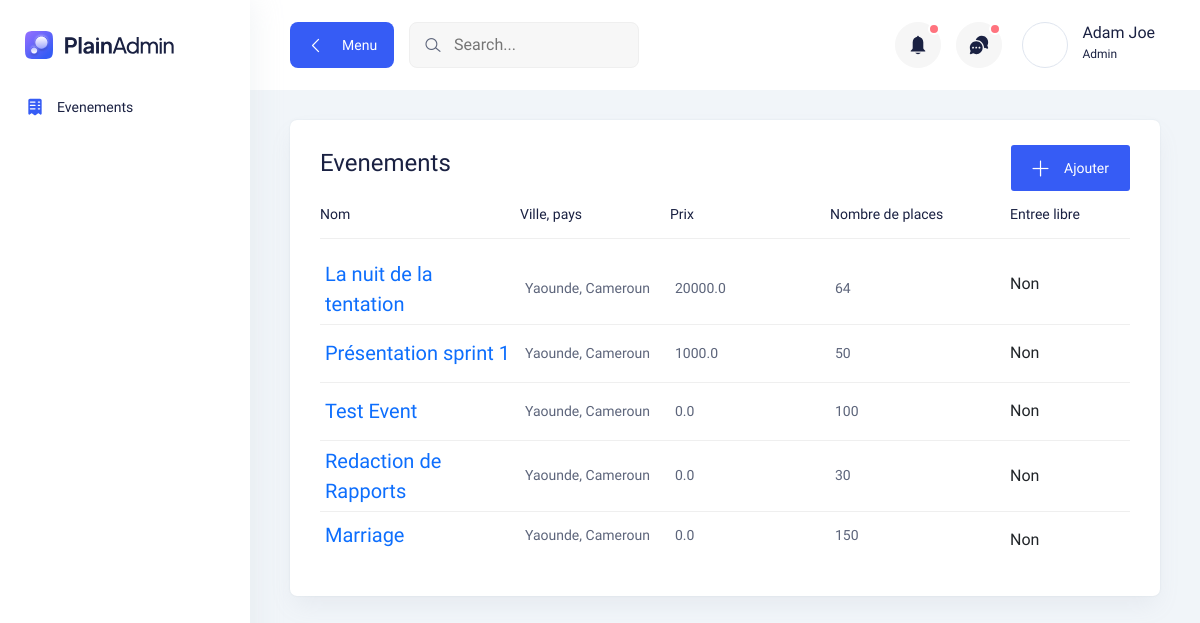
/events/, run on an earlier commit of the app's database.
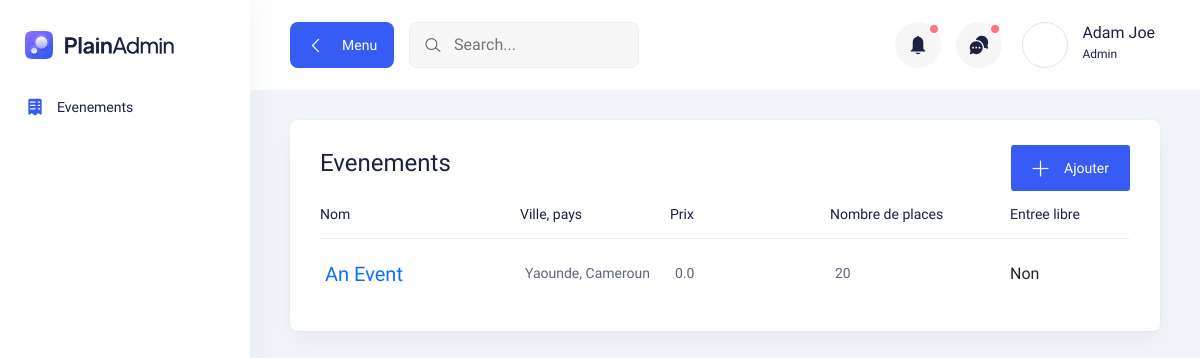
And on a later commit of the database.
### main/models.py (models this page shows, shortened)
class Evenement(models.Model):
    EVENT_TYPES = [
        ("pres", _("Presentiel")),
        ("online", _("En ligne"))
    ]
    EVENT_CATEGORIES = [
        ("marriage", _("Marriage")),
        ("seminar", _("Seminaire")),
        ("workshop", _("Atelier")),
        ("meeting", _("Meeting")),
    ]
    nom = models.CharField(max_length=100)
    ville = models.CharField(max_length=100, default="Yaounde")
    pays = models.CharField(max_length=100, default="Cameroun")
    lieu = models.TextField()
    nombres_de_places = models.IntegerField(null=True, blank=True)
    rempli = models.BooleanField(default=False) # this is True when the event is sold out
    prix = models.FloatField(default=0)
    entree_gratuit = models.BooleanField(default=False)
    description = models.TextField(null=True, blank=True)
    categorie = models.CharField(default="marriage", choices=EVENT_CATEGORIES, max_length=20)
    type =models.CharField(default="pres", choices=EVENT_TYPES, max_length=10)
    organisateur = models.CharField(max_length=50, null=True, blank=True)
    contact = models.CharField(max_length=100, blank=True, null=True, verbose_name=_("Contact d'organisateur"))
    date_heure_debut = models.DateTimeField(default=timezone.now, verbose_name=_("Debut (Date & heure)"))
    date_heure_fin = models.DateTimeField(null=True, blank=True, verbose_name=_("Fin (Date & heure)"))
    lieu = models.TextField(null=True, blank=True)
    lien = models.URLField(null=True, blank=True)

### main/views.py (the view)
# urls.py: path("events/", views.events, name="events"),
def events(request, event_id=None):
    edit_form = UpdateEvenementForm
    if not event_id:
        if request.method == 'POST':
            form = EvenementForm(request.POST, request.FILES)
            if form.is_valid():
                evenement = form.save()
                excel_file = form.cleaned_data.get("participants_file")
                if excel_file:
                    try:
                        df = pd.read_excel(excel_file)
                        for index, row in df.iterrows():
                            email = row.get("Email")
                            name = row.get("Nom")
                            if email and name:
                                Participant.objects.create(
                                    evenement=evenement,
                                    email=email,
                                    statut='pending',
                                    name=name
                                )
                    except Exception as e:
                        evenement.delete()
                        return JsonResponse({'success': False, 'errors': ['Error adding participants from excel file']})
                return JsonResponse({'success': True})  # Return success response
            return JsonResponse({'success': False, 'errors': form.errors})  # Return validation errors
        else:
            form = EvenementForm()
            evenements = Evenement.objects.all()
        return render(request, "main/evenements.html", context={'evenements': evenements, 'form': form, 'edit_form': edit_form})
    else:
        return HttpResponse("Page underway")

### main/templates/main/evenements.html (shortened to what this page needs)
{% extends 'main/sidebar_base.html' %}
{% load i18n %}
{% block events_active %}active{% endblock %}
{% block page_content %}
<section>
    <div class="container-fluid pt-30">
        <div class="tables-wrapper">
            <div class="row">
                <div class="col-lg-12">
                    <div class="card-style mb-30">
                        <div
                            style="display: flex; flex-direction: row; justify-content: space-between; align-items: center;">
                            <div>
                                <h3 class="mb-10">Evenements</h3>
                            </div>
                            <div class="title d-flex flex-wrap justify-content-end">
                                <button type="button" class="main-btn primary-btn btn-hover btn-sm"
                                    data-bs-toggle="modal" data-bs-target="#eventModal">
                                    <i class="lni lni-plus mr-5"></i> Ajouter
                                </button>
                            </div>
                        </div>
                        <div class="table-wrapper table-responsive">
                            <table class="table">
                                <thead>
                                    <tr>
                                        <th class="lead-info">
                                            <h6>{% trans "Nom" %}</h6>
                                        </th>
                                        <th class="lead-email">
                                            <h6>{% trans "Ville, pays" %}</h6>
                                        </th>
                                        <th class="lead-phone">
                                            <h6>{% trans "Prix" %}</h6>
                                        </th>
                                        <th class="lead-company">
                                            <h6>{% trans "Nombre de places" %}</h6>
                                        </th>
                                        <th class="lead-company">
                                            <h6>{% trans "Entree libre" %}</h6>
                                        </th>
                                    </tr>
                                </thead>
                                <tbody>
                                    {% for evenement in evenements %}
                                    <tr>
                                        <td class="min-width">
                                            <div class="lead">
                                                <div class="lead-text">
                                                    <a href="{% url 'event-detail' evenement.id %}">{{ evenement.nom }}</a>
                                                </div>
                                            </div>
                                        </td>
                                        <td class="min-width">
                                            <p><a href="#0">{{ evenement.ville }}, {{ evenement.pays }}</a></p>
                                        </td>
                                        <td class="min-width">
                                            <p>{{ evenement.prix }}</p>
                                        </td>
                                        <td class="min-width">
                                            <p>
                                                {% if evenement.nombres_de_places %}
                                                {{ evenement.nombres_de_places }}
                                                {% else %}
                                                {% trans "Non specifie" %}
                                                {% endif %}
                                            </p>
                                        </td>
                                        <td>
                                            {% if evenement.entree_gratuit %}
                                            {% trans "Oui" %}
                                            {% else %}
                                            {% trans "Non" %}
                                            {% endif %}
                                        </td>
                                    </tr>
                                    {% endfor %}
                                </tbody>
                            </table>
                        </div>
                    </div>
                </div>
            </div>
        </div>
    </div>
</section>
{% endblock %}

### main/templates/main/sidebar_base.html (shortened to what this page needs)
{% load static %}
<!DOCTYPE html>
<html lang="en">
<head>
    <link rel="stylesheet" href="{% static 'main/css/bootstrap.min.css' %}" />
    <link rel="stylesheet" href="{% static 'main/css/lineicons.css' %}" rel="stylesheet" type="text/css" />
    <link rel="stylesheet" href="{% static 'main/css/materialdesignicons.min.css' %}" rel="stylesheet" type="text/css" />
    <link rel="stylesheet" href="{% static 'main/css/fullcalendar.css' %}" />
    <link rel="stylesheet" href="{% static 'main/css/main.css' %}" />
</head>
<body>
    <aside class="sidebar-nav-wrapper">
        <div class="navbar-logo">
            <a href="/">
              <img src="{% static 'main/logo/logo.svg' %}" alt="logo" />
            </a>
        </div>
        <nav class="sidebar-nav">
            <ul>
                <li class="nav-item {% block events_active %}{% endblock%}">
                    <a href="{% url 'events' %}">
                      <span class="icon">
                      </span>
                      <span class="text">Evenements</span>
                    </a>
                </li>
            </ul>
        </nav>
    </aside>
    <div class="main-wrapper">
        {% block header %}
        <header class="header">
            <div class="container-fluid">
              <div class="row">
                <div class="col-lg-5 col-md-5 col-6">
                  <div class="header-left d-flex align-items-center">
                    <div class="menu-toggle-btn mr-15">
                      <button id="menu-toggle" class="main-btn primary-btn btn-hover">
                        <i class="lni lni-chevron-left me-2"></i> Menu
                      </button>
                    </div>
                    <div class="header-search d-none d-md-flex">
                      <form action="#">
                        <input type="text" placeholder="Search..." />
                        <button><i class="lni lni-search-alt"></i></button>
                      </form>
                    </div>
                  </div>
                </div>
                <div class="col-lg-7 col-md-7 col-6">
                  <div class="header-right">
                    <div class="notification-box ml-15 d-none d-md-flex">
                      <button class="dropdown-toggle" type="button" id="notification" data-bs-toggle="dropdown"
                        aria-expanded="false">
                        <span></span>
                      </button>
                    </div>
                    <div class="header-message-box ml-15 d-none d-md-flex">
                      <button class="dropdown-toggle" type="button" id="message" data-bs-toggle="dropdown"
                        aria-expanded="false">
                        <span></span>
                      </button>
                    </div>
                    <div class="profile-box ml-15">
                      <button class="dropdown-toggle bg-transparent border-0" type="button" id="profile"
                        data-bs-toggle="dropdown" aria-expanded="false">
                        <div class="profile-info">
                          <div class="info">
                            <div class="image">
                            </div>
                            <div>
                              <h6 class="fw-500">Adam Joe</h6>
                              <p>Admin</p>
                            </div>
                          </div>
                        </div>
                      </button>
                    </div>
                  </div>
                </div>
              </div>
            </div>
        </header>
        {% endblock %}
        {% block page_content %}
        {% endblock %}
    </div>
</body>
</html>

### main/static/main/css/fullcalendar.css (style rules this page uses)
:root { --fc-daygrid-event-dot-width:8px;--fc-list-event-dot-width:10px;--fc-list-event-hover-bg-color:#f5f5f5 }

What changed in the data, as far as the page shows it:
removed Evenement: nom "La nuit de la tentation", ville "Yaounde", pays "Cameroun", prix "20000.0", nombres_de_places "64"
removed Evenement: nom "Présentation sprint 1", ville "Yaounde", pays "Cameroun", prix "1000.0", nombres_de_places "50"
removed Evenement: nom "Test Event", ville "Yaounde", pays "Cameroun", prix "0.0", nombres_de_places "100"
removed Evenement: nom "Redaction de Rapports", ville "Yaounde", pays "Cameroun", prix "0.0", nombres_de_places "30"
removed Evenement: nom "Marriage", ville "Yaounde", pays "Cameroun", prix "0.0", nombres_de_places "150"
added Evenement: nom "An Event", ville "Yaounde", pays "Cameroun", prix "0.0", nombres_de_places "20"
